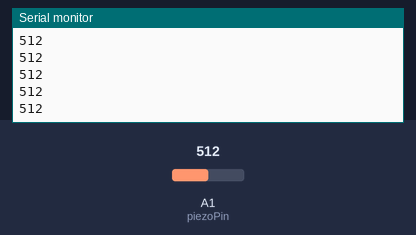
This sketch was run on a simulated Arduino Uno, built with avr-gcc and run on an emulated ATmega328P. Shown: the last lines printed to the serial monitor. Inputs (shaded band) come from the test bench; at power-on: A1 (piezoPin) = 512.

Above: at 1.2 s.
1.3 s: A1 (piezoPin) set to 716
At 1.31 s:
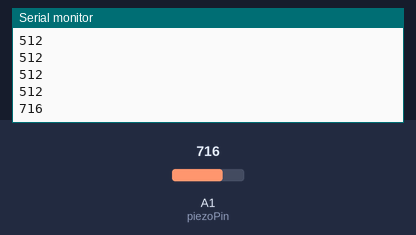
2.8 s: A1 (piezoPin) set to 900
At 2.81 s:
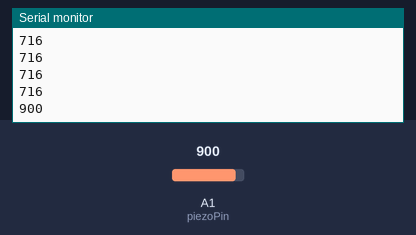
Timing chart, 0 to 5.8 s (numbered marks = the images above; inputs shaded):
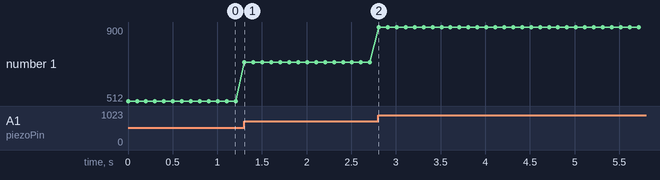

Measured:
- after the input at 1.3 s, the serial monitor: prints a new line at once (image 1)
- after the input at 2.8 s, the serial monitor: prints a new line at once (image 2)
- plotted number 1: 512 → 716 after the input at 1.3 s, 716 → 900 after the input at 2.8 s

The sketch:

PiezoVibration.ino
```cpp
int piezoPin = A1; // Connect the sensor to A1

void setup() {
  Serial.begin(115200);
}

void loop() {
    int val;
    val = analogRead(piezoPin);
    Serial.println(val, DEC);
    delay(100);
}
```
